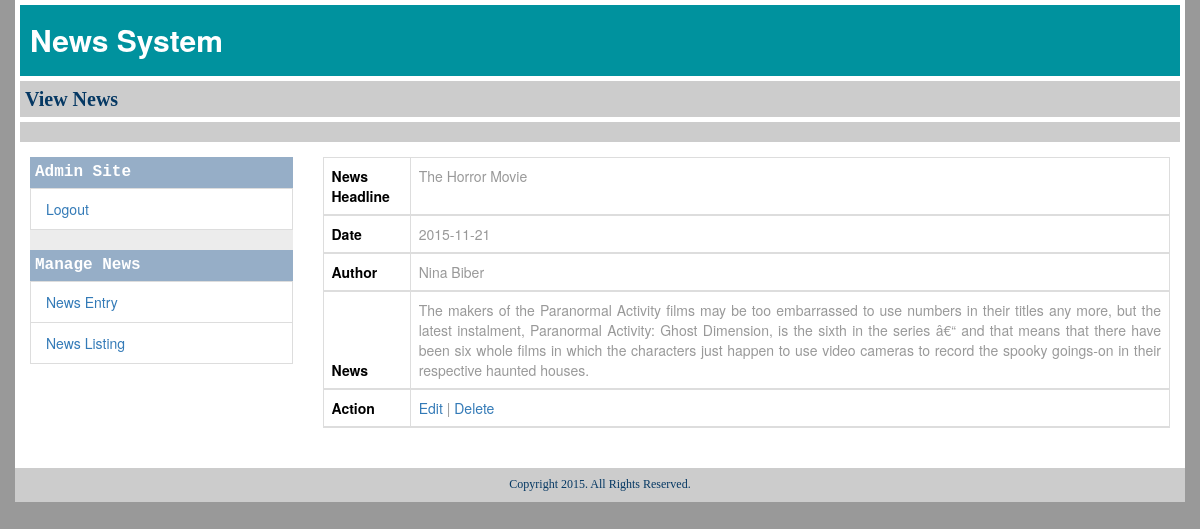
Screenshot of /view/view_news.php?viewId=120 (signed in) with the database file from the repository.
### tables this page shows
CREATE TABLE IF NOT EXISTS `cms` (
  `keyid` int(11) NOT NULL AUTO_INCREMENT,
  `headline` varchar(255) DEFAULT NULL,
  `date` date NOT NULL,
  `author` varchar(255) NOT NULL,
  `news` text,
  PRIMARY KEY (`keyid`)
);

### controller/view_news.php (called while the page is built, shortened)
<?php
	include("../model/database_configure.php");
	$key=$_REQUEST['viewId'];
	$sql = "Select * from cms where keyid=$key";
	$result = mysql_query($sql,$con);
	$arr = mysql_fetch_array($result);
?>

### view/view_news.php (the view, shortened to what this page needs)
<?php
include("../controller/view_news.php");
?>
<!DOCTYPE html>
<html lang="en">
<head>
<link rel="stylesheet" type="text/css" href="../public/css/main.css"/>
<link rel="stylesheet" href="http://maxcdn.bootstrapcdn.com/bootstrap/3.3.5/css/bootstrap.min.css">
<link href="//maxcdn.bootstrapcdn.com/font-awesome/4.2.0/css/font-awesome.min.css" rel="stylesheet">
</head>
<body>
<div class="container">
  <div class="row cms">
    <div class="cmsTitle">News System</div>
    <div class="welcomeAdmin">View News</div>
    <div class="brownHeight"></div>
    <div class="col-md-3">
      <div class="admin_left">
        <div class="admin_left_title">Admin Site</div>
        <ul class="list-group">
          <li class="list-group-item"><a href="../index.php">Logout</a></li>
        </ul>
        <div class="admin_left_title">Manage News </div>
        <ul class="list-group">
          <li class="list-group-item"><a href="../view/news_entry.php">News Entry</a></li>
          <li class="list-group-item"><a href="../view/news_listing.php">News Listing</a></li>
        </ul>
      </div>
    </div>
    <div class="col-md-9">
      <div class="admin_right">
        <table class="table table-bordered ">
          <thead>
            <tr>
              <th class="tbl_head">News Headline</th>
              <td><?=$arr['headline'];?></td>
            </tr>
            <tr>
              <th class="tbl_head">Date</th>
              <td><?=$arr['date'];?></td>
            </tr>
            <tr>
              <th class="tbl_head">Author</th>
              <td><?=$arr['author'];?></td>
            </tr>
            <tr>
              <th class="tbl_head">News</th>
              <td style="text-align:justify;"><?=$arr['news'];?></td>
            </tr>
            <tr>
              <th class="tbl_head">Action</th>
              <td><a href="edit_news.php?editId=<?=$arr['keyid'];?>">Edit</a> | <a href="../controller/delete_news.php?deleteId=<?=$arr['keyid'];?>">Delete</a></td>
            </tr>
          </thead>
        </table>
      </div>
    </div>
    <div class="footer">Copyright 2015. All Rights Reserved.</div>
  </div>
</div>
</body>
</html>

### public/css/main.css (style rules this page uses)
body { font: 14px OpenSans; color: #FFFFFF !important; background:#999999 !important; }
.cms { background:#fff; margin:0 auto; }
.cmsTitle { font-size: 30px; padding: 14px 10px; color: #FFF; background: #00929e; font-weight: bold; margin:5px; }
.welcomeAdmin { font-size: 20px; padding: 4px 5px; color: #053863; background: #CCC; font-family: initial; margin: 5px; font-weight: bold; }
.brownHeight { background: #CCC; margin: 5px 5px 15px 5px; height:20px; }
.admin_left { background:#ECECEC; margin-bottom:10px; }
.list-group-item { border-top-left-radius: 0px !important; border-top-right-radius: 0px!important; border-bottom-left-radius: 0px!important; border-bottom-right-radius: 0px!important; }
.admin_left_title { font-size: 16px; padding: 4px 5px; color: #fff; background: #96AEC7; font-family: monospace; font-weight: bold; }
.admin_right { color:#999; }
.tbl_head { color:#000; }
.footer { font-size: 12px; padding: 8px 8px; color: #053863; background: #CCC; font-family: initial; text-align:center; margin-top:20px; }

### rows the page displays
cms: headline "The Horror Movie", date "2015-11-21", author "Nina Biber", news "The makers of the Paranormal Activity films may be too embarrassed to use numbers in their titles any more, but the latest instalment, Paranormal Activity: Ghost Dimension, is the sixth in the series â€“ and that means that there have been six whole films in which the characters just happen to use video cameras to record the spooky goings-on in their respective haunted houses."
